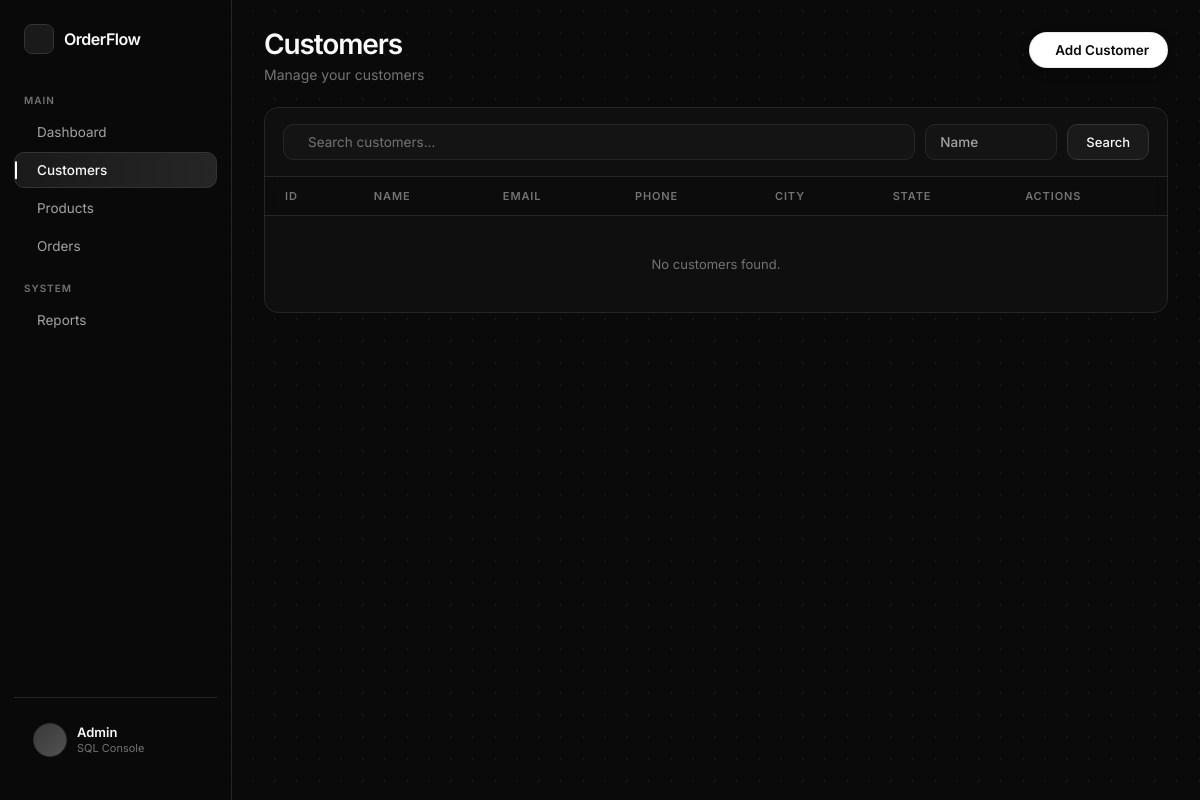
The page /customers on the database as committed earlier.
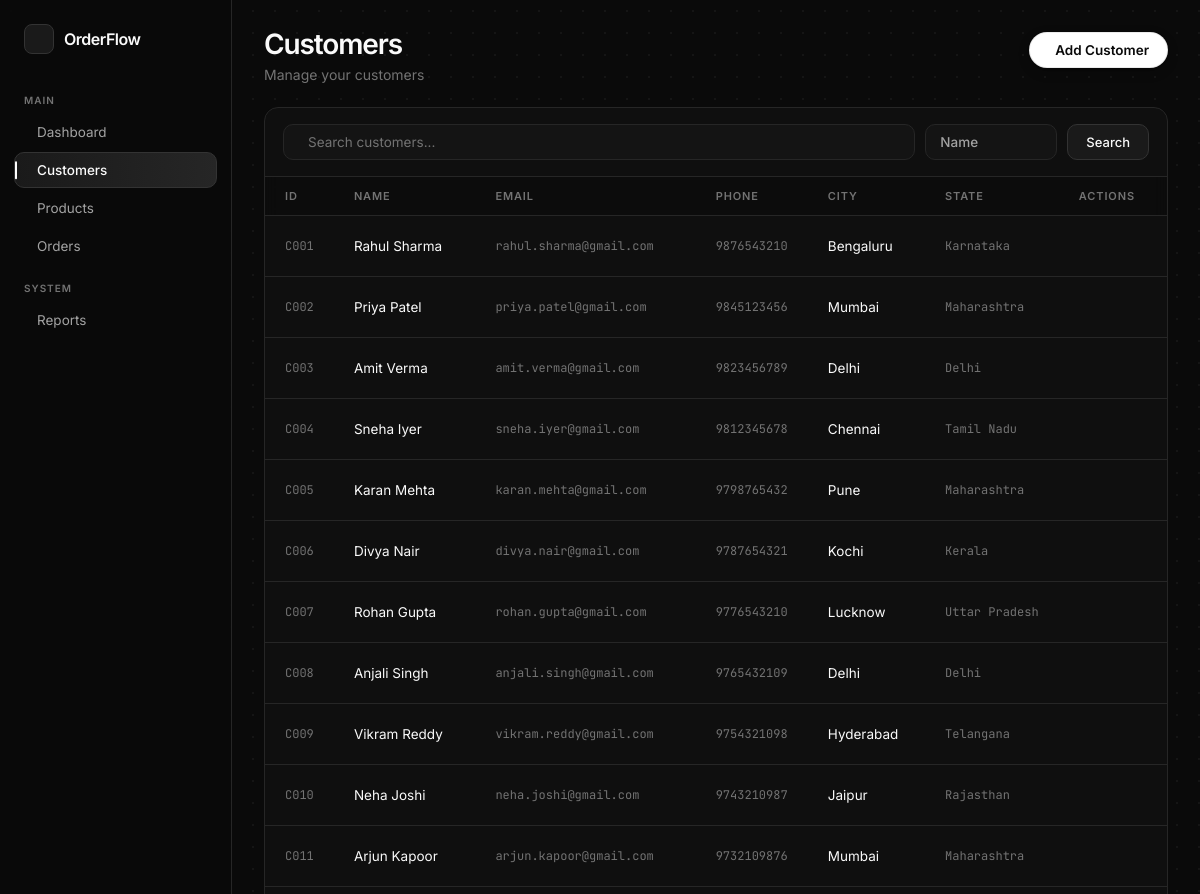
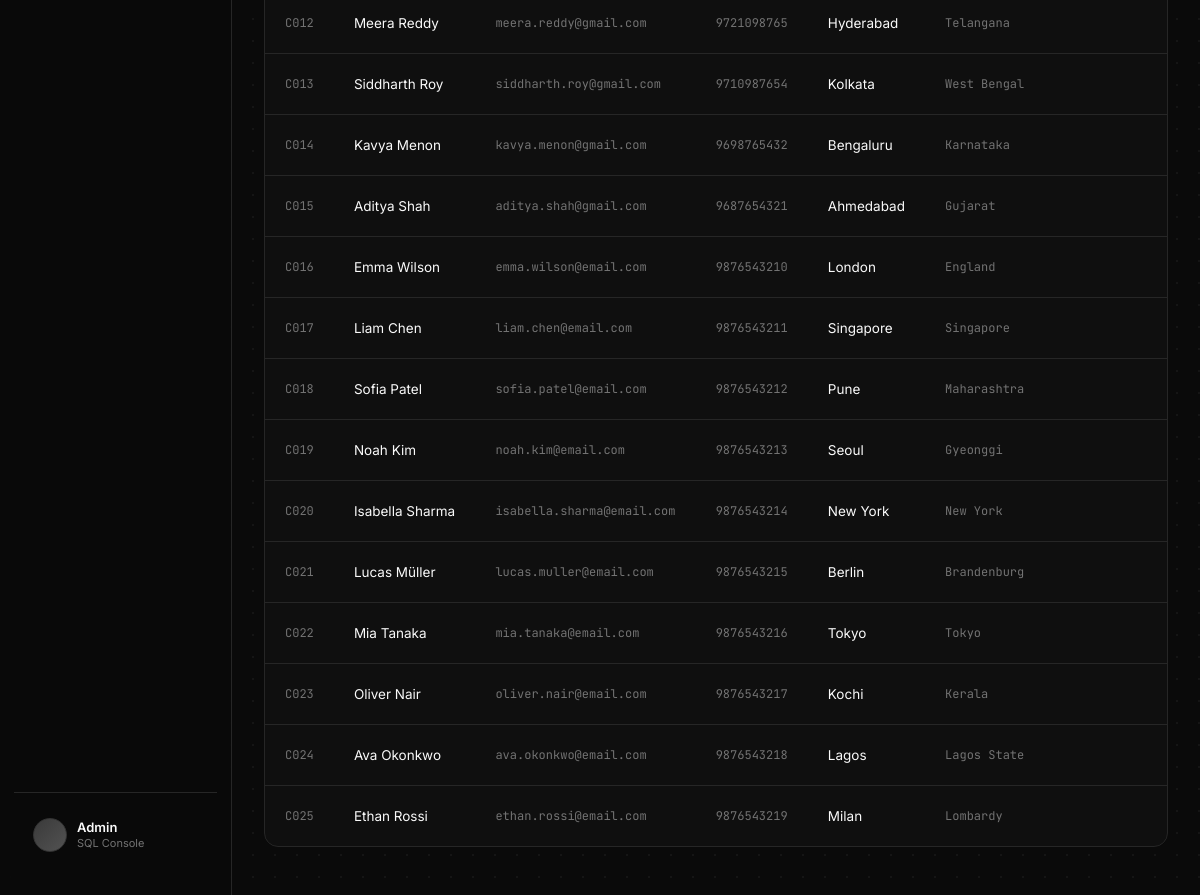
The same page on the database as committed later (2 pictures, top to bottom).
### tables this page shows
CREATE TABLE address(
            ADDRESS_ID   VARCHAR PRIMARY KEY,
            CUSTOMER_ID  VARCHAR NOT NULL,
            STREET       VARCHAR NOT NULL,
            CITY         VARCHAR NOT NULL,
            STATE        VARCHAR NOT NULL,
            PINCODE      INT NOT NULL, 
            COUNTRY      VARCHAR NOT NULL,
            FOREIGN KEY (CUSTOMER_ID) REFERENCES customers(CUSTOMER_ID)
            );

CREATE TABLE customers(
            CUSTOMER_ID   VARCHAR PRIMARY KEY,
            NAME          VARCHAR NOT NULL,
            EMAIL         VARCHAR NOT NULL,
            PHONE         INT NOT NULL
            );

### app.py (the view)
@app.route("/customers")
def customers():
    keyword   = request.args.get("keyword", "")
    filter_by = request.args.get("filter_by", "name")
    if keyword:
        data = database.search_customer(keyword, filter_by)
    else:
        data = database.get_all_customers()
    return render_template("customers.html", customers=data, keyword=keyword, filter_by=filter_by)

### database.py (called while the page is built)
def get_connection():
    conn = sqlite3.connect(DB)
    conn.execute("PRAGMA foreign_keys = ON")
    return conn

def get_all_customers():
    conn = get_connection()
    cursor = conn.execute("""
        SELECT c.CUSTOMER_ID, c.NAME, c.EMAIL, c.PHONE, a.STREET, a.CITY, a.STATE, a.PINCODE, a.COUNTRY, a.ADDRESS_ID
        FROM customers c JOIN address a
        ON c.CUSTOMER_ID = a.CUSTOMER_ID
    """)
    customers = cursor.fetchall()
    conn.close()
    return customers

### templates/customers.html (shortened to what this page needs)
{% extends "layout.html" %}
{% block page_title %}Customers{% endblock %}
{% block page_sub %}Manage your customers{% endblock %}
{% block topbar_actions %}
<button class="btn-primary" onclick="toggleModal('add-customer-modal')">
    <span class="btn-primary-inner"> Add Customer</span>
</button>
{% endblock %}
{% block content %}
<div class="card">
    <form class="search-row" method="GET" action="{{ url_for('customers') }}">
        <div class="search-wrap">
            <input type="text" name="keyword" placeholder="Search customers..." value="{{ keyword }}">
        </div>
        <button type="submit" class="search-btn">Search</button>
    </form>
    <table>
        <thead>
            <tr>
                <th>ID</th>
                <th>Name</th>
                <th>Email</th>
                <th>Phone</th>
                <th>City</th>
                <th>State</th>
                <th>Actions</th>
            </tr>
        </thead>
        <tbody>
            {% for c in customers %}
            <tr>
                <td class="muted">{{ c[0] }}</td>
                <td>{{ c[1] }}</td>
                <td class="muted">{{ c[2] }}</td>
                <td class="muted">{{ c[3] }}</td>
                <td>{{ c[5] }}</td>
                <td class="muted">{{ c[6] }}</td>
                <td>
                    <div class="actions">
                        <button class="act-btn" title="View Details" onclick="openViewModal(
                            '{{ c[0] }}', '{{ c[1] }}', '{{ c[2] }}', '{{ c[3] }}',
                            '{{ c[4] }}', '{{ c[5] }}', '{{ c[6] }}', '{{ c[7] }}', '{{ c[8] }}'
                        )">
                        </button>
                        <form method="POST" action="/customers/delete"
                              onsubmit="return confirm('Delete this customer?')">
                            <button type="submit" class="act-btn danger" title="Delete">
                            </button>
                        </form>
                    </div>
                </td>
            </tr>
            {% else %}
            <tr><td colspan="7" class="empty">No customers found.</td></tr>
            {% endfor %}
        </tbody>
    </table>
</div>
{% endblock %}

Rows that differ between the two databases and show on the page:
added address: CUSTOMER_ID "C001", NAME "Rahul Sharma", EMAIL "rahul.sharma@gmail.com", PHONE "9876543210", CITY "Bengaluru", STATE "Karnataka"
added address: CUSTOMER_ID "C002", NAME "Priya Patel", EMAIL "priya.patel@gmail.com", PHONE "9845123456", CITY "Mumbai", STATE "Maharashtra"
added address: CUSTOMER_ID "C003", NAME "Amit Verma", EMAIL "amit.verma@gmail.com", PHONE "9823456789", CITY "Delhi", STATE "Delhi"
added address: CUSTOMER_ID "C004", NAME "Sneha Iyer", EMAIL "sneha.iyer@gmail.com", PHONE "9812345678", CITY "Chennai", STATE "Tamil Nadu"
added address: CUSTOMER_ID "C005", NAME "Karan Mehta", EMAIL "karan.mehta@gmail.com", PHONE "9798765432", CITY "Pune", STATE "Maharashtra"
added address: CUSTOMER_ID "C006", NAME "Divya Nair", EMAIL "divya.nair@gmail.com", PHONE "9787654321", CITY "Kochi", STATE "Kerala"
added address: CUSTOMER_ID "C007", NAME "Rohan Gupta", EMAIL "rohan.gupta@gmail.com", PHONE "9776543210", CITY "Lucknow", STATE "Uttar Pradesh"
added address: CUSTOMER_ID "C008", NAME "Anjali Singh", EMAIL "anjali.singh@gmail.com", PHONE "9765432109", CITY "Delhi", STATE "Delhi"
added address: CUSTOMER_ID "C009", NAME "Vikram Reddy", EMAIL "vikram.reddy@gmail.com", PHONE "9754321098", CITY "Hyderabad", STATE "Telangana"
added address: CUSTOMER_ID "C010", NAME "Neha Joshi", EMAIL "neha.joshi@gmail.com", PHONE "9743210987", CITY "Jaipur", STATE "Rajasthan"
added address: CUSTOMER_ID "C011", NAME "Arjun Kapoor", EMAIL "arjun.kapoor@gmail.com", PHONE "9732109876", CITY "Mumbai", STATE "Maharashtra"
added address: CUSTOMER_ID "C012", NAME "Meera Reddy", EMAIL "meera.reddy@gmail.com", PHONE "9721098765", CITY "Hyderabad", STATE "Telangana"
added address: CUSTOMER_ID "C013", NAME "Siddharth Roy", EMAIL "siddharth.roy@gmail.com", PHONE "9710987654", CITY "Kolkata", STATE "West Bengal"
added address: CUSTOMER_ID "C014", NAME "Kavya Menon", EMAIL "kavya.menon@gmail.com", PHONE "9698765432", CITY "Bengaluru", STATE "Karnataka"
added address: CUSTOMER_ID "C015", NAME "Aditya Shah", EMAIL "aditya.shah@gmail.com", PHONE "9687654321", CITY "Ahmedabad", STATE "Gujarat"
added address: CUSTOMER_ID "C016", NAME "Emma Wilson", EMAIL "emma.wilson@email.com", PHONE "9876543210", CITY "London", STATE "England"
added address: CUSTOMER_ID "C017", NAME "Liam Chen", EMAIL "liam.chen@email.com", PHONE "9876543211", CITY "Singapore", STATE "Singapore"
added address: CUSTOMER_ID "C018", NAME "Sofia Patel", EMAIL "sofia.patel@email.com", PHONE "9876543212", CITY "Pune", STATE "Maharashtra"
added address: CUSTOMER_ID "C019", NAME "Noah Kim", EMAIL "noah.kim@email.com", PHONE "9876543213", CITY "Seoul", STATE "Gyeonggi"
added address: CUSTOMER_ID "C020", NAME "Isabella Sharma", EMAIL "isabella.sharma@email.com", PHONE "9876543214", CITY "New York", STATE "New York"
added address: CUSTOMER_ID "C021", NAME "Lucas Müller", EMAIL "lucas.muller@email.com", PHONE "9876543215", CITY "Berlin", STATE "Brandenburg"
added address: CUSTOMER_ID "C022", NAME "Mia Tanaka", EMAIL "mia.tanaka@email.com", PHONE "9876543216", CITY "Tokyo", STATE "Tokyo"
added address: CUSTOMER_ID "C023", NAME "Oliver Nair", EMAIL "oliver.nair@email.com", PHONE "9876543217", CITY "Kochi", STATE "Kerala"
added address: CUSTOMER_ID "C024", NAME "Ava Okonkwo", EMAIL "ava.okonkwo@email.com", PHONE "9876543218", CITY "Lagos", STATE "Lagos State"
added address: CUSTOMER_ID "C025", NAME "Ethan Rossi", EMAIL "ethan.rossi@email.com", PHONE "9876543219", CITY "Milan", STATE "Lombardy"
Other text that changed with them:
text no longer shown: "No customers found."
